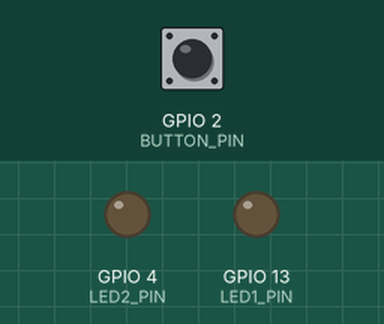
Simulated run of this program. Board: ESP32. On the bench: output pins drawn as LEDs (lit = HIGH). Dashed ring = blinking. The inputs (shaded band) are chosen by the test bench; at power-on: GPIO 2 (BUTTON_PIN) HIGH.

Above: at 1.2 s.
1.3 s: GPIO 2 (BUTTON_PIN) pulled LOW for 1 s
At 2.25 s:
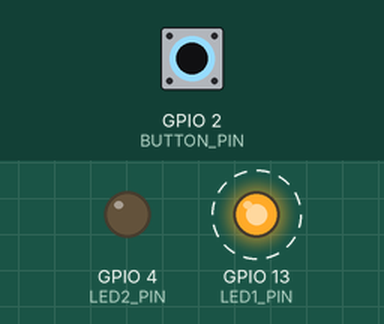
4.8 s: GPIO 2 (BUTTON_PIN) pulled LOW for 0.15 s
6.4 s: GPIO 2 (BUTTON_PIN) pulled LOW for 3.2 s
At 7.55 s:
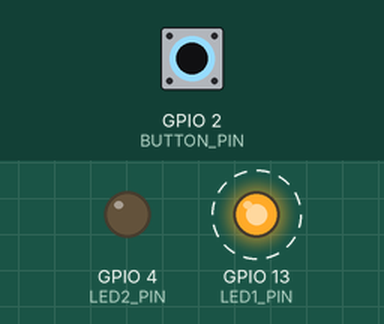
Timing chart, 0 to 17.1 s (numbered marks = the images above; inputs shaded):
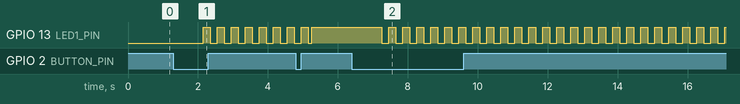

The program:

main.cpp
```cpp
#include <Arduino.h>
#include <OneButton.h>

const int BUTTON_PIN = 2;
const int LED1_PIN = 13;
const int LED2_PIN = 4;

OneButton button(BUTTON_PIN, true);

int activeLed = 1;

bool led1State = false;
bool led2State = false;

bool isBlinking1 = false;
bool isBlinking2 = false;

unsigned long lastBlinkTime1 = 0;
unsigned long lastBlinkTime2 = 0;
const long blinkInterval = 200;

void handleClick() {
  if (activeLed == 1) {
    isBlinking1 = false;
    led1State = !led1State;
    digitalWrite(LED1_PIN, led1State ? HIGH : LOW);
  } else {
    isBlinking2 = false;
    led2State = !led2State;
    digitalWrite(LED2_PIN, led2State ? HIGH : LOW);
  }
}

void handleDoubleClick() {
  if (activeLed == 1) {
    activeLed = 2;
  } else {
    activeLed = 1;
  }
}

void handleLongPressStart() {
  if (activeLed == 1) {
    isBlinking1 = !isBlinking1;
    if (!isBlinking1) {
      led1State = false;
      digitalWrite(LED1_PIN, LOW);
    }
  } else {
    isBlinking2 = !isBlinking2;
    if (!isBlinking2) {
      led2State = false;
      digitalWrite(LED2_PIN, LOW);
    }
  }
}

void setup() {
  pinMode(LED1_PIN, OUTPUT);
  pinMode(LED2_PIN, OUTPUT);
  digitalWrite(LED1_PIN, LOW);
  digitalWrite(LED2_PIN, LOW);

  button.attachClick(handleClick);
  button.attachDoubleClick(handleDoubleClick);
  button.attachLongPressStart(handleLongPressStart);

  button.setClickMs(250);
  button.setPressMs(800);
}

void loop() {
  button.tick();

  unsigned long currentMillis = millis();

  if (isBlinking1) {
    if (currentMillis - lastBlinkTime1 >= blinkInterval) {
      lastBlinkTime1 = currentMillis;
      led1State = !led1State;
      digitalWrite(LED1_PIN, led1State ? HIGH : LOW);
    }
  }

  if (isBlinking2) {
    if (currentMillis - lastBlinkTime2 >= blinkInterval) {
      lastBlinkTime2 = currentMillis;
      led2State = !led2State;
      digitalWrite(LED2_PIN, led2State ? HIGH : LOW);
    }
  }
}
```

Measured:
- after the input at 1.3 s, GPIO 13 (LED1_PIN): alternates HIGH for 0.20 s and LOW for 0.20 s, starting after 0.85 s
- after the input at 6.4 s, GPIO 13 (LED1_PIN): alternates HIGH for 0.20 s and LOW for 0.20 s, starting after 0.85 s
